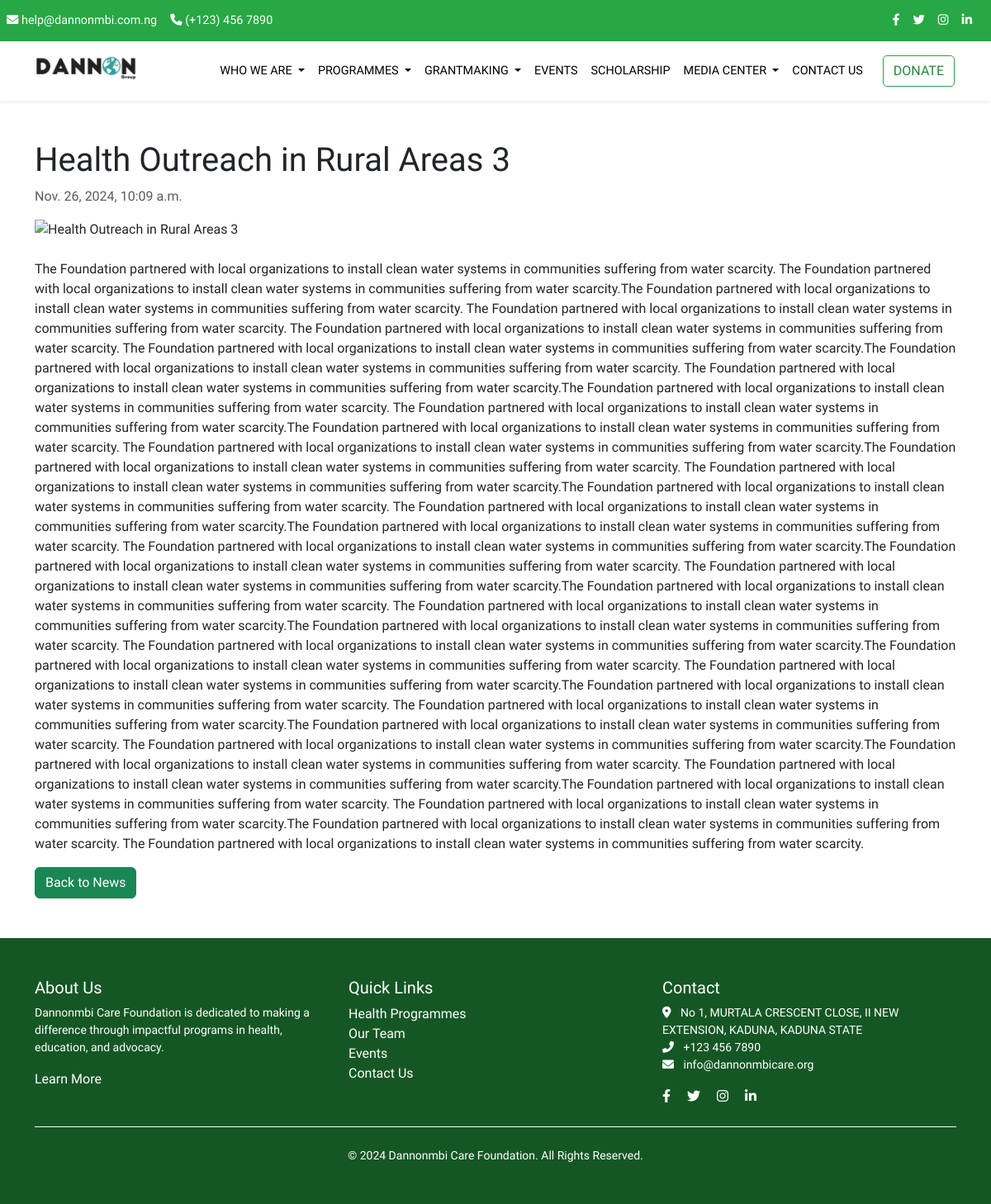
The app's page /news/4/, older data.
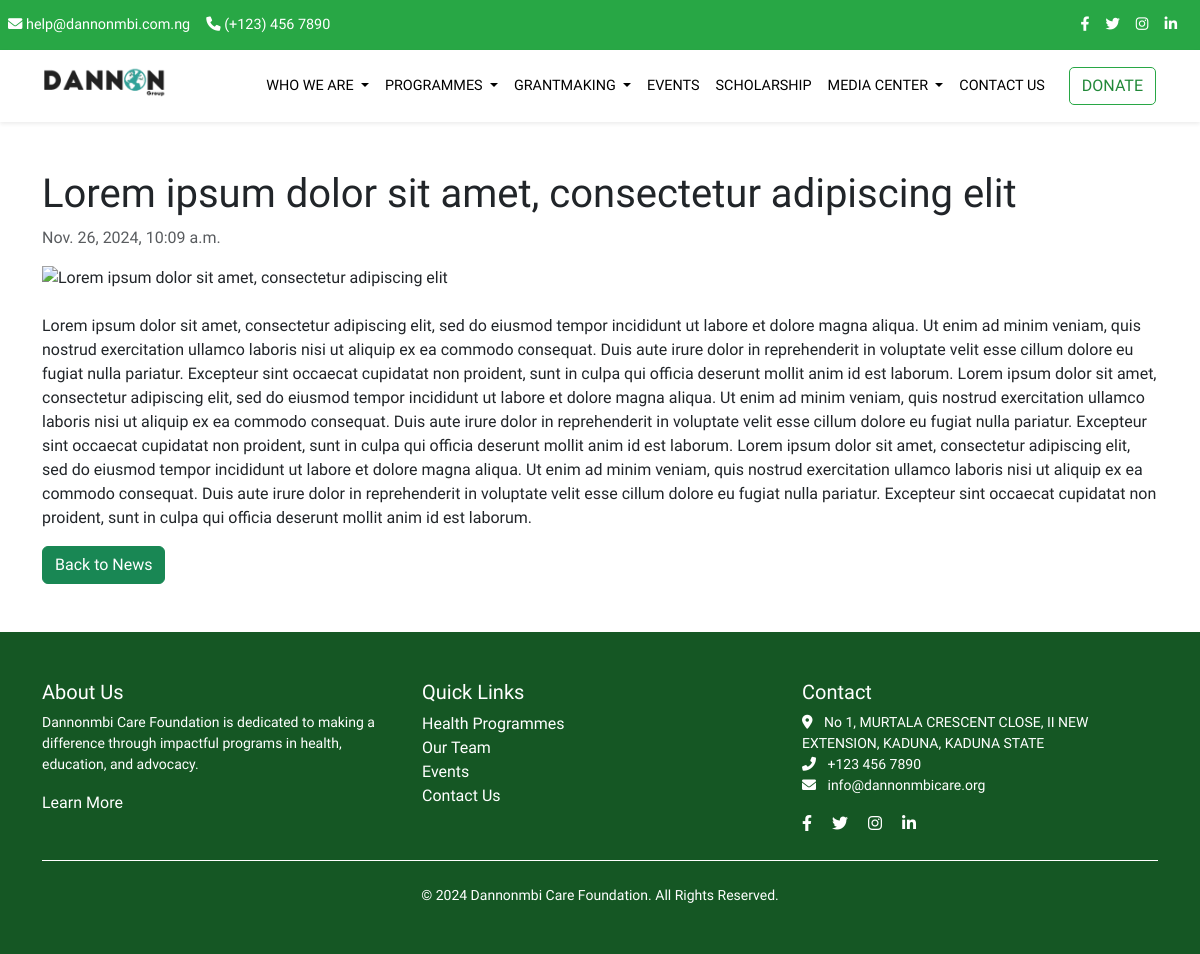
The same page, newer data.
### website/models.py (models this page shows, shortened)
class News(models.Model):
    title = models.CharField(max_length=200)
    image = CloudinaryField("news_images")
    content = models.TextField()
    published_date = models.DateTimeField(auto_now_add=True)
    class Meta:
        verbose_name = "News"
        verbose_name_plural = "News"

### website/views.py (the view)
# urls.py: path("news/<int:pk>/", news_detail, name="news_detail"),
def news_detail(request, pk):
    news = News.objects.get(pk=pk)
    return render(request, "website/news_detail.html", {"news": news})

### website/templates/website/news_detail.html (shortened to what this page needs)
{% extends "base.html" %}
{% block content %}
<section id="news-detail" class="py-5">
    <div class="container">
        <h1 class="mb-2">{{ news.title }}</h1>
        <p class="text-muted">{{ news.published_date }}</p>
        <img src="{{ news.image.url }}" class="img-fluid mb-4" alt="{{ news.title }}">
        <p>{{ news.content }}</p>
        <a href="{% url 'news_list' %}" class="btn btn-success">Back to News</a>
    </div>
</section>
{% endblock %}

Row changes from the older to the newer data that the page shows:
changed News: title "Health Outreach in Rural Areas 3" → "Lorem ipsum dolor sit amet, consectetur adipiscing elit"; content "The Foundation partnered with local organizations to install clean water systems in communities suffering from water scarcity. The Foundation partnered with local organizations to install clean water systems in communities suffering from water scarcity.The Foundation partnered with local organizations to install clean water systems in communities suffering from water scarcity. The Foundation partnered with local organizations to install clean water systems in communities suffering from water scarcity. The Foundation partnered with local organizations to install clean water systems in communities suffering from water scarcity. The Foundation partnered with local organizations to install…" → "Lorem ipsum dolor sit amet, consectetur adipiscing elit, sed do eiusmod tempor incididunt ut labore et dolore magna aliqua. Ut enim ad minim veniam, quis nostrud exercitation ullamco laboris nisi ut aliquip ex ea commodo consequat. Duis aute irure dolor in reprehenderit in voluptate velit esse cillum dolore eu fugiat nulla pariatur. Excepteur sint occaecat cupidatat non proident, sunt in culpa qui officia deserunt mollit anim id est laborum. Lorem ipsum dolor sit amet, consectetur adipiscing elit, sed do eiusmod tempor incididunt ut labore et dolore magna aliqua. Ut enim ad minim veniam, quis nostrud exercitation ullamco laboris nisi ut aliquip ex ea commodo consequat. Duis aute irure dolor…"
